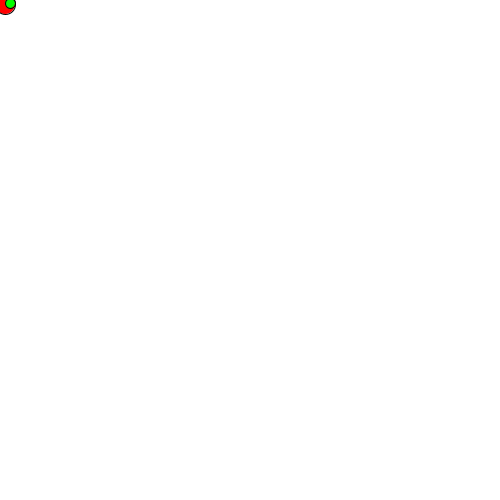
Frame 1 (no input)
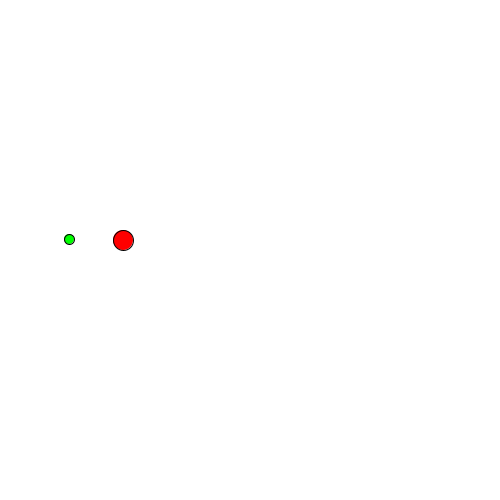
Frame 60 (the mouse pressed at the canvas centre just before this capture)
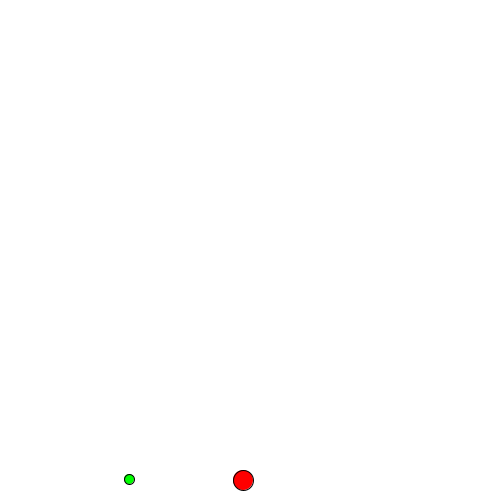
Frame 120 (the mouse held since frame 60 and released just before this capture)

The Processing sketch that drew these frames (run headless with seeded random() and noise(); from frame 60 on, the mouse is pressed at the canvas centre):

// Processing sketch: bouncingColorBall_OOP_parameters
// ── bouncingColorBall_OOP_parameters.pde
Ball myBall1, myBall2;

void setup()
{
  size(500, 500);
  myBall1 = new Ball(5, 4, 2, 4, 20, 255, 0, 0);
  myBall2 = new Ball(10, 3, 1, 4, 10, 0, 255, 0);
}

void draw()
{
  background(255);
  myBall1.drawBall();
  myBall1.moveBall();
  myBall1.bounceBall();

  myBall2.drawBall();
  myBall2.moveBall();
  myBall2.bounceBall();
}

// ── Ball.pde
class Ball
{
  float posX;
  float posY;
  float directionX;
  float directionY;
  float diam;
  float colorR;
  float colorG;
  float colorB;

  Ball(float _posX, float _posY, float _dirX, float _dirY, float _diam, float _colorR, float _colorG, float _colorB)
  {
    posX = _posX;
    posY = _posY;
    directionX = _dirX;
    directionY = _dirY;
    diam = _diam;
    colorR = _colorR;
    colorG = _colorG;
    colorB = _colorB;
  }

  void drawBall()
  {
    stroke(0);
    fill(colorR, colorG, colorB);
    ellipse(posX, posY, diam, diam);
  }

  void moveBall()
  {
    posX = posX + directionX;
    posY = posY + directionY;
  }

  void bounceBall()
  {
    if (( posX > width) || (posX < 0)) directionX = directionX * -1;
    if ((posY > height) || (posY < 0)) directionY = directionY * -1;
  }
}
